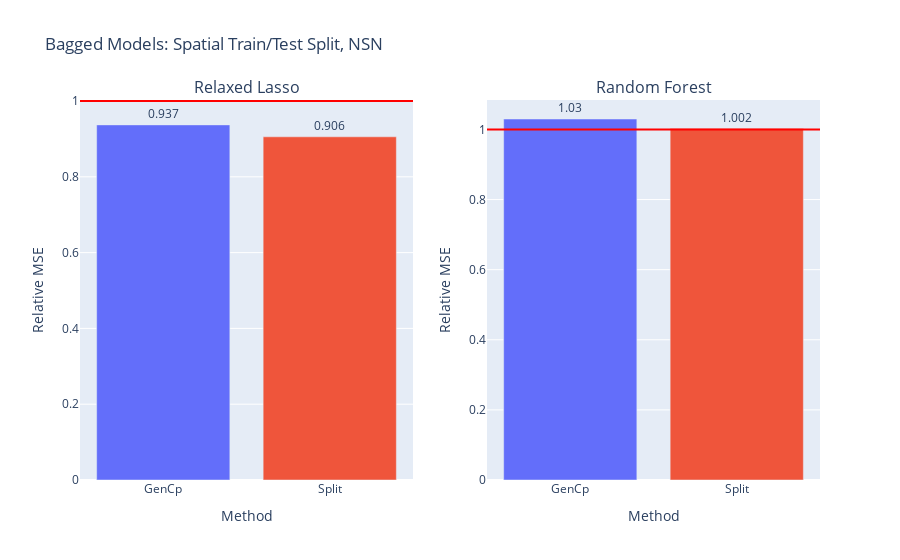

This figure's notebook cell:
### Code cell
fig = make_subplots(
    rows=1, cols=len(models),
    subplot_titles=model_names)
#     subplot_titles=("Relaxed Lasso", "Depth 2 Decision Tree"))

for i, errs in enumerate(model_errs):
    risks = [err.mean() for err in errs]
    test_risk = risks[0]
    # elev_test_risk = risks[1]
    # est_risks = risks[2:]
    est_risks = risks[1:]

    df = pd.DataFrame({est_names[i]: errs[i+1] for i in np.arange(len(est_names))})

    fig.add_trace(go.Bar(
    #     x=['VRF', 'BF_WR', 'BF_FR'], 
        x = df.columns,
        y=(df).mean()/test_risk,
        marker_color=px.colors.qualitative.Plotly,
        text=np.around((df).mean()/test_risk,3),
        textposition='outside',
    #     error_y=dict(
    #         type='data',
    #         color='black',
    #         array=(df).std() / test_risk,
    # #         array=(df/test_risk).clip(upper=(df/test_risk).quantile(.95),axis=1).std(),
    # #         symmetric=False,
    # #         array=(df/test_risk).quantile(.95) - (df/test_risk).mean(),
    # #         arrayminus=(df/test_risk).mean() - (df/test_risk).quantile(.93)
    #     )
    #         array=(df).mean() + (df).std(),
    #         arrayminus=(df).mean() - (df).std())
    ), row=1, col=i+1)
    # fig.add_trace(go.Bar(
    #     name='Experimental',
    #     x=['GenCp', 'KFCV', 'SPCV'], y=(df).mean(),
    #     error_y=dict(type='data', array=[1, 2])
    # ))
    # fig.update_layout(barmode='group')
    fig.add_hline(y=1., line_color='red', row=1, col=i+1)
    # fig.add_hline(y=elev_test_risk / test_risk, line_color='gray', line_dash='dash', row=1, col=i+1)
    
    fig.update_xaxes(title_text="Method", row=1, col=i+1)
    fig.update_yaxes(title_text="Relative MSE", row=1, col=i+1)
    
# fig.update_layout(
# #     title=f"FC_\u03B4{delta}_snr{snr}_nk{noise_kernel}_nls{noise_length_scale}_nv{noise_nu}_Xk{X_kernel}_Xls{X_length_scale}_Xv{X_nu}",
#     title=title,
#     xaxis_title="Method",
#     yaxis_title="MSE",
# #     legend_title="Legend Title",
# #     font=dict(
# #         family="Courier New, monospace",
# #         size=18,
# #         color="RebeccaPurple"
# #     )
# )
# barfp = os.path.expanduser(savedir + fig.layout.title['text'] + ".jpeg")
# fig.write_image(os.path.expanduser(barfp))
fig.update_layout(title="Bagged Models: Spatial Train/Test Split, NSN", showlegend=False)
fig.show()

### Figure 1 — Plotly figure (JSON) as saved in the notebook; plotly's stock layout.template omitted (floating-point values rounded to 4 significant figures)
{"data": [{"marker": {"color": ["#636EFA", "#EF553B", "#00CC96", "#AB63FA", "#FFA15A", "#19D3F3", "#FF6692", "#B6E880", "#FF97FF", "#FECB52"]}, "text": [0.937, 0.906], "textposition": "outside", "type": "bar", "x": ["GenCp", "Split"], "xaxis": "x", "y": [0.937, 0.9055], "yaxis": "y"}, {"marker": {"color": ["#636EFA", "#EF553B", "#00CC96", "#AB63FA", "#FFA15A", "#19D3F3", "#FF6692", "#B6E880", "#FF97FF", "#FECB52"]}, "text": [1.03, 1.002], "textposition": "outside", "type": "bar", "x": ["GenCp", "Split"], "xaxis": "x2", "y": [1.03, 1.002], "yaxis": "y2"}], "layout": {"annotations": [{"font": {"size": 16}, "showarrow": false, "text": "Relaxed Lasso", "x": 0.225, "xanchor": "center", "xref": "paper", "y": 1, "yanchor": "bottom", "yref": "paper"}, {"font": {"size": 16}, "showarrow": false, "text": "Random Forest", "x": 0.775, "xanchor": "center", "xref": "paper", "y": 1, "yanchor": "bottom", "yref": "paper"}], "shapes": [{"line": {"color": "red"}, "type": "line", "x0": 0, "x1": 1, "xref": "x domain", "y0": 1, "y1": 1, "yref": "y"}, {"line": {"color": "red"}, "type": "line", "x0": 0, "x1": 1, "xref": "x2 domain", "y0": 1, "y1": 1, "yref": "y2"}], "showlegend": false, "title": {"text": "Bagged Models: Spatial Train/Test Split, NSN"}, "xaxis": {"anchor": "y", "domain": [0, 0.45], "title": {"text": "Method"}}, "xaxis2": {"anchor": "y2", "domain": [0.55, 1], "title": {"text": "Method"}}, "yaxis": {"anchor": "x", "domain": [0, 1], "title": {"text": "Relative MSE"}}, "yaxis2": {"anchor": "x2", "domain": [0, 1], "title": {"text": "Relative MSE"}}}}
